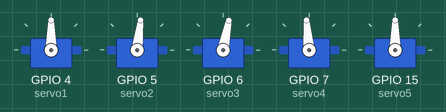
A sketch run on a simulated ESP32. On the bench: 5 × servo.

Above: at 2.05 s.
At 4.05 s:
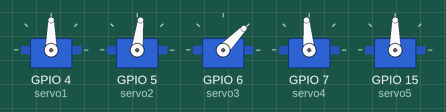
At 4.55 s:
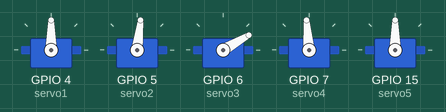
At 7.05 s:
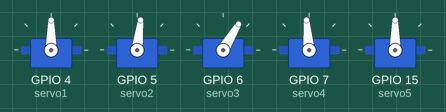
Timing chart, 0 to 9.4 s (numbered marks = the images above):
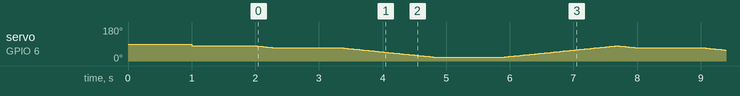

The sketch:

Indivisual_LegMotorControl.ino
```cpp
// Brian Ordonez

// This code is used to control the indivisual motor
// and test to see if they work correctly

#include <ESP32Servo.h>

Servo servo1;
Servo servo2;
Servo servo3;
Servo servo4;
Servo servo5;
int pos = 90;
int j = 90;

void setup()
{
  servo1.attach(4);
  servo2.attach(5);
  servo3.attach(6);
  servo4.attach(7);
  servo5.attach(15);

  delay(1000);

  servo1.write(90);
  servo2.write(83);  // 108 (Straight)
  servo3.write(80);  // 90 (Straight)
  servo4.write(95);
  servo5.write(90);
  delay(1000);

}

void loop()
{
  // servo1.write(80);
  // servo2.write(108);  // 108 (Straight)
  // servo3.write(90);  // 90 (Straight)
  // servo4.write(95);
  // servo5.write(pos);

  // delay(500);

  // SERVO#3

  /*for(int i = 30; i <= 150; i++)
  {
    servo3.write(i);
    delay(30);
  }

  delay(1000);

  for(int i = 150; i >= 30; i--)
  {
    servo3.write(i);
    delay(30);
  }

  delay(1000); */

 // SERVO#2

  /*for(int i = 30; i <= 168; i++)
  {
    servo2.write(i);
    delay(30);
  }

  delay(1000);

  for(int i = 168; i >= 30; i--)
  {
    servo2.write(i);
    delay(30);
  }

  delay(500); */

  // SERVO#1

  // for(int i = 90; i <= 150; i++)
  // {
  //   servo3.write(i);
  //   delay(30);
  // }

  // delay(1000);

  // for(int i = 150; i >= 90; i--)
  // {
  //   servo3.write(i);
  //   delay(30);
  // }

      for(int i = 80; i >= 70; i--)      //108 - 140
      {
        servo3.write(i);
        delay(30);
      }

      delay(1000);

      for(int i = 70; i >= 20; i--)
      {
        servo3.write(i);
        delay(30);
      }

      delay(1000);

      for(int i = 20; i <= 80; i++)
      {
        servo3.write(i);
        delay(30);
      }

      // for(int i = 83; i <= 115; i++)
      // {
      //    servo2.write(i);
      //    delay(30);
      // }

      // delay(1000);

      // for(int i = 115; i >= 83; i--)
      // {
      //    servo2.write(i);
      //    delay(30);
      // }

      // delay(1000);


}
```
